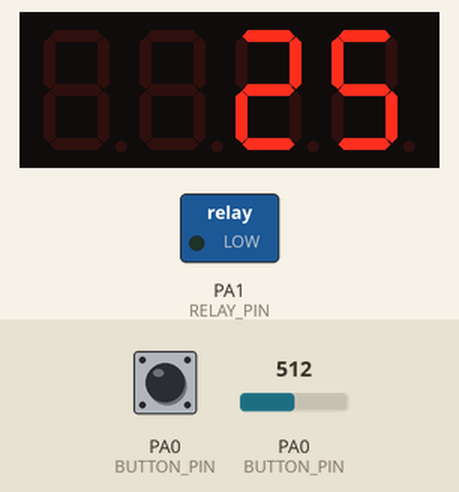
The sketch below on a simulated STM32 Blue Pill. On the bench: 4-digit seven-segment display, switched loads named in the sketch (green lamp = pin HIGH). The inputs (shaded band) are chosen by the test bench; at power-on: PA0 (BUTTON_PIN) HIGH, PA0 (BUTTON_PIN) = 512.

Above: at 1.2 s.
1.3 s: PA0 (BUTTON_PIN) pulled LOW for 0.15 s
At 2.0 s:
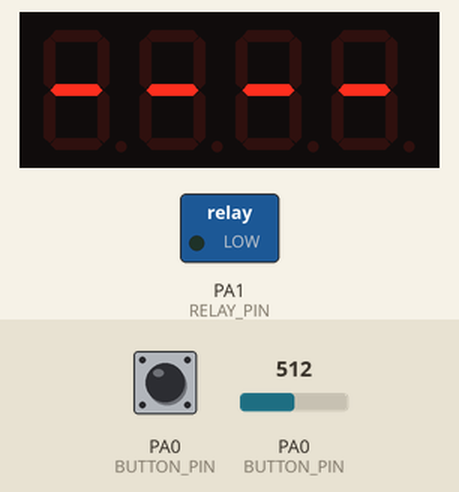
4.4 s: PA0 (BUTTON_PIN) set to 716
At 5.5 s:
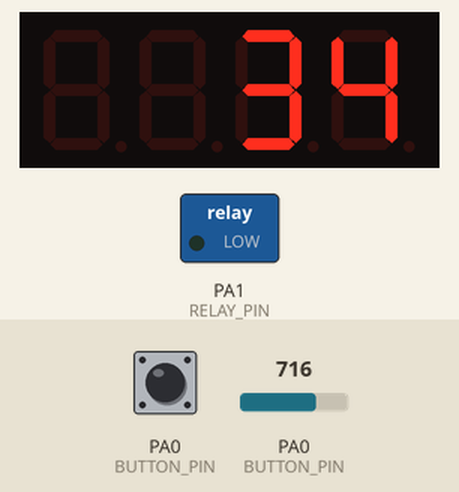
5.9 s: PA0 (BUTTON_PIN) set to 900
At 6.6 s:
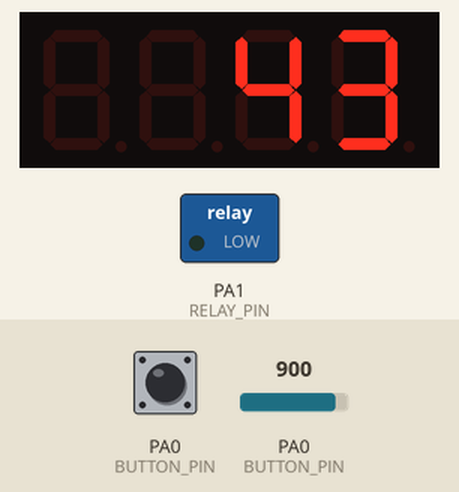
7.4 s: PA0 (BUTTON_PIN) pulled LOW for 1 s
At 8.5 s:
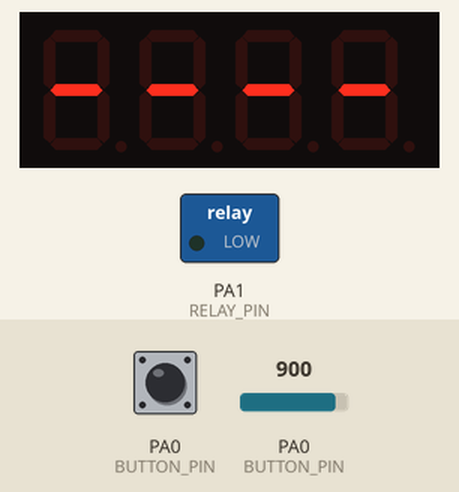
10.9 s: PA0 (BUTTON_PIN) pulled LOW for 3.2 s
At 13.6 s:
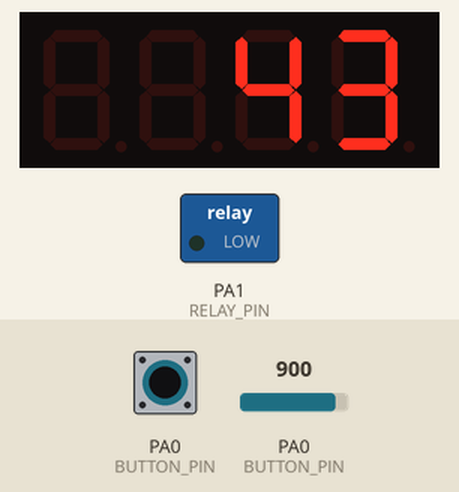
15.6 s: PA0 (BUTTON_PIN) set to 1023
At 16.4 s:
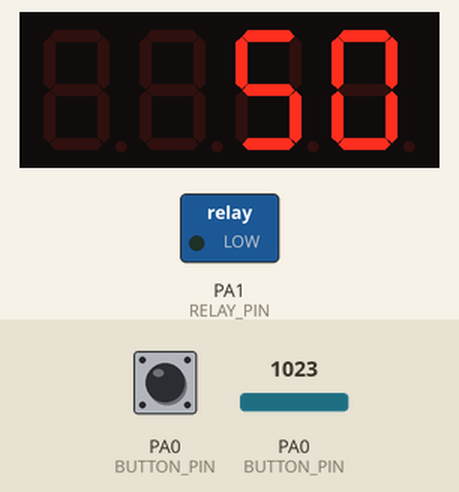
Timing chart, 0 to 18.1 s (numbered marks = the images above; inputs shaded):
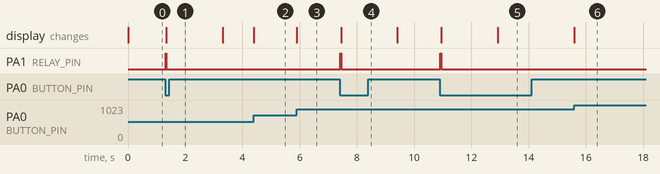

The sketch:

SpotWelding.ino
```cpp
#include <SevSeg.h>
#include "Button.h"

#define BUTTON_PIN 0        // RX PIN
#define RELAY_PIN  1        // TX PIN
#define INPUT_ANALOG_PIN A0 // Analog pin

#define NEXT_MIN_TIMEOUT_MS 2000 // min amount of time between two spottings


SevSeg sevseg; //Initiate a seven segment controller object
Button btn(BUTTON_PIN);
unsigned long prevClickTime;


// the setup function runs once when you press reset or power the board
void setup() {
  pinMode(RELAY_PIN, OUTPUT);
  digitalWrite(RELAY_PIN, LOW);

  byte numDigits = 4;
  byte digitPins[] = {2, 3, 4, 5};
  byte segmentPins[] = {6, 7, 8, 9, 10, 11, 12, 13};
  sevseg.begin(COMMON_ANODE, numDigits, digitPins, segmentPins);
  sevseg.setBrightness(90);

  btn.setup();
  prevClickTime = -NEXT_MIN_TIMEOUT_MS;
}

// the loop function runs over and over again forever
void loop() {
  bool canRun = millis() - prevClickTime > NEXT_MIN_TIMEOUT_MS;

  int val = analogRead(INPUT_ANALOG_PIN);
  if (canRun) {
    val = map(val, 0, 1023, 0, 50);
    sevseg.setNumber(val, -1);
  }
  else {
    sevseg.setChars("----");
  }
  sevseg.refreshDisplay(); // Must run repeatedly

  btn.loop();
  if (btn.getVal()==CLICK && canRun)
  {
    prevClickTime = millis();
    digitalWrite(RELAY_PIN, HIGH);
    delay(val);
    digitalWrite(RELAY_PIN, LOW);
  }
}
```

Button.cpp
```cpp
#include "Button.h"

Button::Button(int pin)
    :pin(pin)
{

}

void Button::setup()
{
    pinMode(pin,INPUT_PULLUP);
    prevTime=millis();
}

void Button::loop()
{
    uint8_t val=digitalRead(pin);

    currVal &=~CLICK;

    if (currVal==val)
        prevTime=millis();
    else{
        if (val==HIGH &&
            millis()-prevTime>100){
            // button released
            currVal=val;
        }
        if (val==LOW &&
            millis()-prevTime>10){
            // button pressed
            currVal=val | CLICK;
        }
    }
}
```

Button.h
```cpp
#ifndef BUTTON_H
#define BUTTON_H

#include "Arduino.h"

#define CLICK 0x80

class Button
{
public:
    Button(int pin);
    void setup();
    void loop();
    uint8_t getVal(){ return currVal; }
private:
    int pin;
    uint8_t currVal;
    unsigned long prevTime;
};

#endif // BUTTON_H
```

Measured:
- after the input at 1.3 s, PA1 (RELAY_PIN): LOW → HIGH at once, → LOW 0.03 s later; the display: changes at once (image 1)
- after the input at 4.4 s, the display: changes at once (image 2)
- after the input at 5.9 s, the display: changes at once (image 3)
- after the input at 7.4 s, PA1 (RELAY_PIN): LOW → HIGH at once, → LOW 0.04 s later; the display: changes after 0.05 s (image 4)
- after the input at 10.9 s, PA1 (RELAY_PIN): LOW → HIGH at once, → LOW 0.04 s later; the display: first changes after 0.05 s (image 5 shows a later state)
- after the input at 15.6 s, the display: changes at once (image 6)
